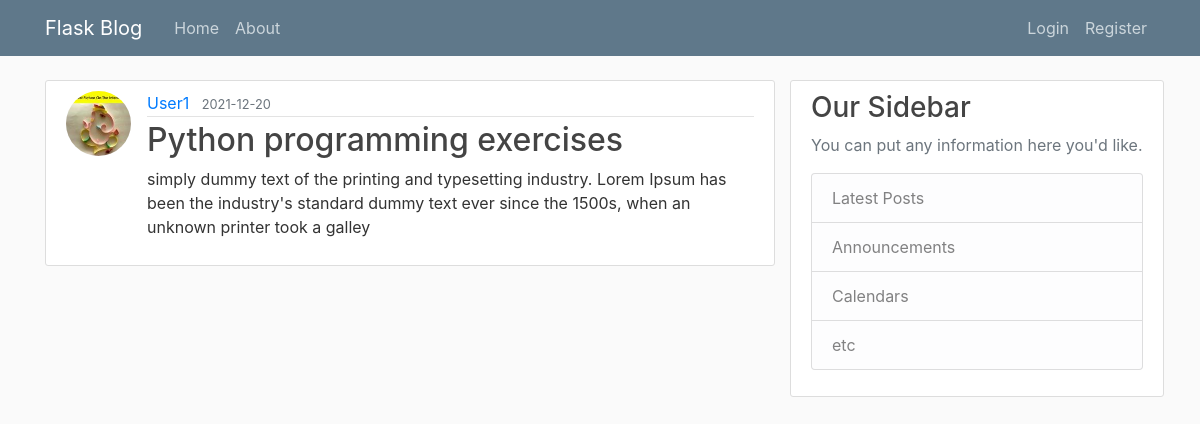
The app's page /post/16 with its own data.
### flaskblog/models.py (models this page shows, shortened)
class User(db.Model, UserMixin):
    id = db.Column(db.Integer, primary_key=True)
    username = db.Column(db.String(20), unique=True, nullable=False)
    email = db.Column(db.String(120), unique=True, nullable=False)
    image_file = db.Column(db.String(20), nullable=False, default='default.jpg')
    password = db.Column(db.String(60), nullable=False)
    posts = db.relationship('Post', backref='author', lazy=True)
    histories = db.relationship('AccountUpdateHistory', backref='author', lazy=True)

class Post(db.Model):
    id = db.Column(db.Integer, primary_key=True)
    title = db.Column(db.String(100), nullable=False)
    date_posted = db.Column(db.DateTime, nullable=False, default=datetime.now)
    content = db.Column(db.Text, nullable=False)
    user_id = db.Column(db.Integer, db.ForeignKey('user.id'), nullable=False)

### flaskblog/posts/routes.py (the view)
@posts.route("/post/<int:post_id>")
def post(post_id):
    post = Post.query.get_or_404(post_id)
    return render_template('post.html', title=post.title, post=post)

### flaskblog/templates/post.html (shortened to what this page needs)
{% extends "layout.html" %}
{% block content%}
    <article class="media content-section">
          <img class="rounded-circle article-img" src=" {{ url_for('static', filename='profile_pics/' + post.author.image_file) }}" alt="">
          <div class="media-body">
            <div class="article-metadata">
              <a class="mr-2" href="{{ url_for('users.user_posts', username=post.author.username) }}">{{ post.author.username }}</a>
              <small class="text-muted">{{ post.date_posted.strftime('%Y-%m-%d') }}</small>
            </div>
            <h2 class="article-title">{{ post.title }}</h2>
            <p class="article-content">{{ post.content }}</p>
          </div>
    </article>
{% endblock content %}

### flaskblog/static/main.css (style rules this page uses)
body { background: #fafafa; color: #333333; margin-top: 5rem; }
h1, h2, h3, h4, h5, h6 { color: #444444; }
.content-section { background: #ffffff; padding: 10px 20px; border: 1px solid #dddddd; border-radius: 3px; margin-bottom: 20px; }
.article-title { color: #444444; }
.article-content { white-space: pre-line; }
.article-img { height: 65px; width: 65px; margin-right: 16px; }
.article-metadata { padding-bottom: 1px; margin-bottom: 4px; border-bottom: 1px solid #e3e3e3 }

### records on screen
User: image_file (picture), author.username "User1"
Post: date_posted "2021-12-20", title "Python programming exercises", content "simply dummy text of the printing and typesetting industry. Lorem Ipsum has been the industry's standard dummy text ever since the 1500s, when an unknown printer took a galley"
